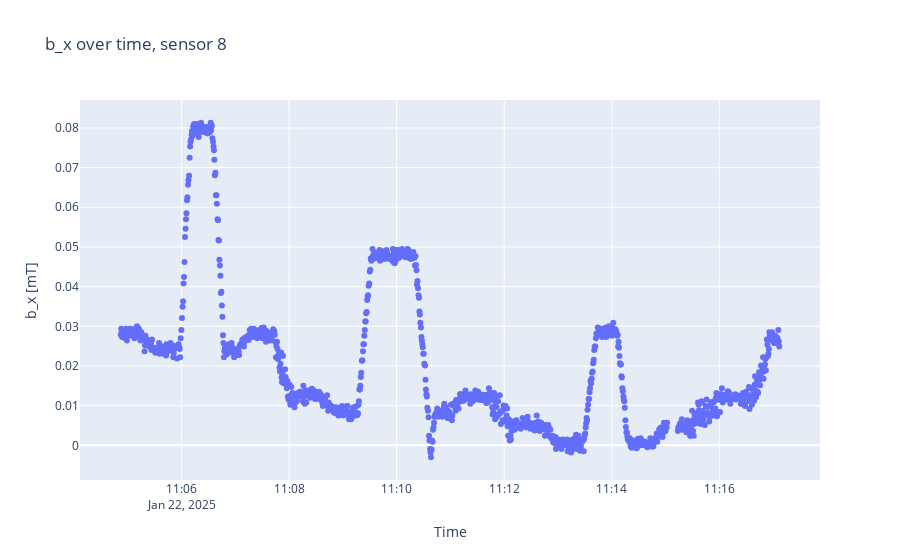
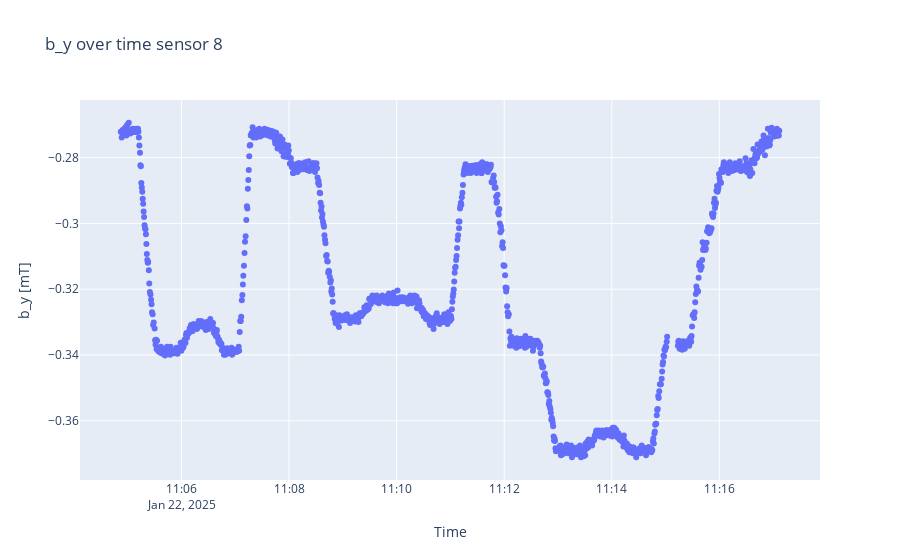
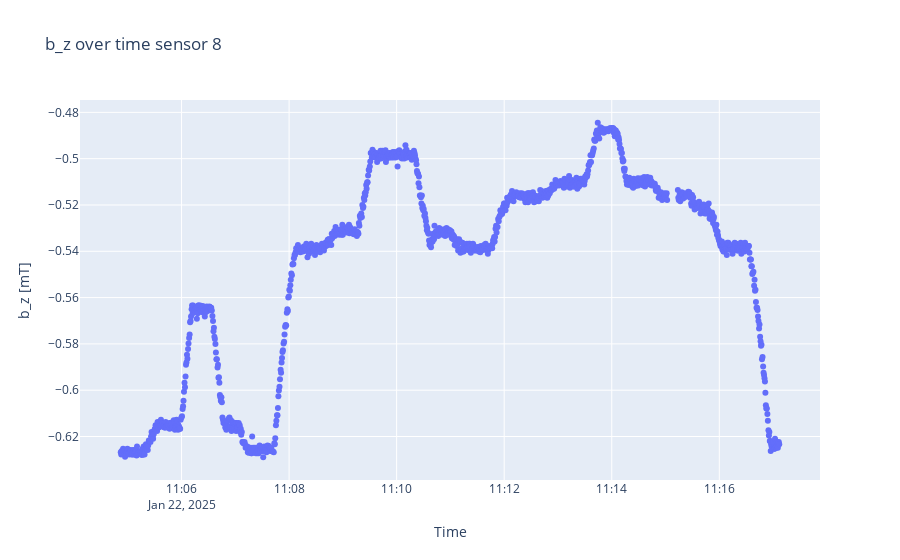

Source (notebook cell) for these figures, in order:
### Code cell
sensorplots(B, timestamps, 8)

### Figure 1 — Plotly figure (JSON) as saved in the notebook; plotly's stock layout.template omitted (floating-point values rounded to 4 significant figures; data arrays with more than 128 entries replaced by an {"elided": "..."} marker saying what was removed)
{"data": [{"mode": "markers", "type": "scatter", "x": {"elided": "1276 str values"}, "y": {"elided": "1276 float values"}}], "layout": {"title": {"text": "b_x over time, sensor 8"}, "xaxis": {"title": {"text": "Time"}}, "yaxis": {"scaleanchor": "y", "title": {"text": "b_x [mT]"}}}}

### Figure 2 — Plotly figure (JSON) as saved in the notebook; plotly's stock layout.template omitted (floating-point values rounded to 4 significant figures; data arrays with more than 128 entries replaced by an {"elided": "..."} marker saying what was removed)
{"data": [{"mode": "markers", "type": "scatter", "x": {"elided": "1276 str values"}, "y": {"elided": "1276 float values"}}], "layout": {"title": {"text": "b_y over time sensor 8"}, "xaxis": {"title": {"text": "Time"}}, "yaxis": {"scaleanchor": "y", "title": {"text": "b_y [mT]"}}}}

### Figure 3 — Plotly figure (JSON) as saved in the notebook; plotly's stock layout.template omitted (floating-point values rounded to 4 significant figures; data arrays with more than 128 entries replaced by an {"elided": "..."} marker saying what was removed)
{"data": [{"mode": "markers", "type": "scatter", "x": {"elided": "1276 str values"}, "y": {"elided": "1276 float values"}}], "layout": {"title": {"text": "b_z over time sensor 8"}, "xaxis": {"title": {"text": "Time"}}, "yaxis": {"scaleanchor": "y", "title": {"text": "b_z [mT]"}}}}
